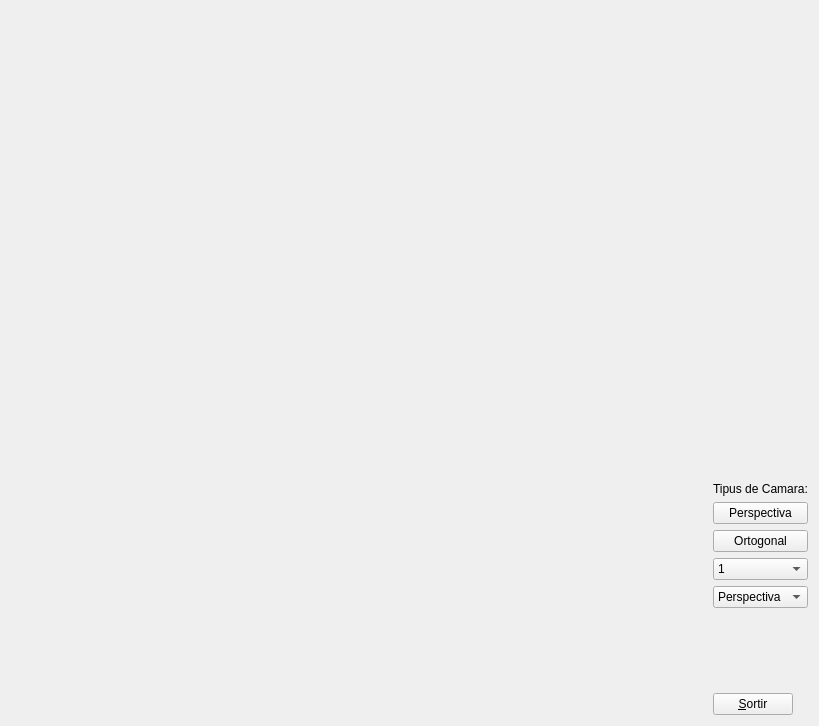
<?xml version="1.0" encoding="UTF-8"?>
<ui version="4.0">
 <class>MyForm</class>
 <widget class="QWidget" name="MyForm">
  <property name="geometry">
   <rect>
    <x>0</x>
    <y>0</y>
    <width>819</width>
    <height>726</height>
   </rect>
  </property>
  <property name="windowTitle">
   <string>IDI-Lab</string>
  </property>
  <layout class="QHBoxLayout" name="horizontalLayout">
   <item>
    <widget class="MyGLWidget" name="widget" native="true">
     <property name="sizePolicy">
      <sizepolicy hsizetype="Expanding" vsizetype="Expanding">
       <horstretch>0</horstretch>
       <verstretch>0</verstretch>
      </sizepolicy>
     </property>
    </widget>
   </item>
   <item>
    <layout class="QVBoxLayout" name="verticalLayout">
     <item>
      <spacer name="verticalSpacer">
       <property name="orientation">
        <enum>Qt::Vertical</enum>
       </property>
       <property name="sizeHint" stdset="0">
        <size>
         <width>20</width>
         <height>40</height>
        </size>
       </property>
      </spacer>
     </item>
     <item>
      <spacer name="verticalSpacer_3">
       <property name="orientation">
        <enum>Qt::Vertical</enum>
       </property>
       <property name="sizeHint" stdset="0">
        <size>
         <width>20</width>
         <height>40</height>
        </size>
       </property>
      </spacer>
     </item>
     <item>
      <spacer name="verticalSpacer_4">
       <property name="orientation">
        <enum>Qt::Vertical</enum>
       </property>
       <property name="sizeHint" stdset="0">
        <size>
         <width>20</width>
         <height>40</height>
        </size>
       </property>
      </spacer>
     </item>
     <item>
      <spacer name="verticalSpacer_5">
       <property name="orientation">
        <enum>Qt::Vertical</enum>
       </property>
       <property name="sizeHint" stdset="0">
        <size>
         <width>20</width>
         <height>40</height>
        </size>
       </property>
      </spacer>
     </item>
     <item>
      <spacer name="verticalSpacer_6">
       <property name="orientation">
        <enum>Qt::Vertical</enum>
       </property>
       <property name="sizeHint" stdset="0">
        <size>
         <width>20</width>
         <height>40</height>
        </size>
       </property>
      </spacer>
     </item>
     <item>
      <spacer name="verticalSpacer_7">
       <property name="orientation">
        <enum>Qt::Vertical</enum>
       </property>
       <property name="sizeHint" stdset="0">
        <size>
         <width>20</width>
         <height>40</height>
        </size>
       </property>
      </spacer>
     </item>
     <item>
      <widget class="QLabel" name="label">
       <property name="text">
        <string>Tipus de Camara:</string>
       </property>
      </widget>
     </item>
     <item>
      <widget class="QPushButton" name="perspectiveButton">
       <property name="text">
        <string>Perspectiva</string>
       </property>
      </widget>
     </item>
     <item>
      <widget class="QPushButton" name="ortogonalButton">
       <property name="text">
        <string>Ortogonal</string>
       </property>
      </widget>
     </item>
     <item>
      <widget class="QComboBox" name="comboBox_2">
       <item>
        <property name="text">
         <string>1</string>
        </property>
       </item>
       <item>
        <property name="text">
         <string>2</string>
        </property>
       </item>
       <item>
        <property name="text">
         <string>3</string>
        </property>
       </item>
      </widget>
     </item>
     <item>
      <widget class="QComboBox" name="comboBox">
       <item>
        <property name="text">
         <string>Perspectiva</string>
        </property>
       </item>
       <item>
        <property name="text">
         <string>Ortogonal</string>
        </property>
       </item>
      </widget>
     </item>
     <item>
      <spacer name="verticalSpacer_2">
       <property name="orientation">
        <enum>Qt::Vertical</enum>
       </property>
       <property name="sizeHint" stdset="0">
        <size>
         <width>20</width>
         <height>40</height>
        </size>
       </property>
      </spacer>
     </item>
     <item>
      <widget class="QPushButton" name="pushButton">
       <property name="sizePolicy">
        <sizepolicy hsizetype="Fixed" vsizetype="Fixed">
         <horstretch>0</horstretch>
         <verstretch>0</verstretch>
        </sizepolicy>
       </property>
       <property name="text">
        <string>&amp;Sortir</string>
       </property>
      </widget>
     </item>
    </layout>
   </item>
  </layout>
 </widget>
 <customwidgets>
  <customwidget>
   <class>MyGLWidget</class>
   <extends>QWidget</extends>
   <header>MyGLWidget.h</header>
   <container>1</container>
   <slots>
    <signal>sendText(QString)</signal>
    <slot>changeToOrtho()</slot>
    <slot>changeToPerspective()</slot>
    <slot>changeCamera(QString)</slot>
    <slot>changePos(int)</slot>
   </slots>
  </customwidget>
 </customwidgets>
 <resources/>
 <connections>
  <connection>
   <sender>pushButton</sender>
   <signal>clicked()</signal>
   <receiver>MyForm</receiver>
   <slot>close()</slot>
   <hints>
    <hint type="sourcelabel">
     <x>796</x>
     <y>596</y>
    </hint>
    <hint type="destinationlabel">
     <x>839</x>
     <y>529</y>
    </hint>
   </hints>
  </connection>
  <connection>
   <sender>ortogonalButton</sender>
   <signal>clicked()</signal>
   <receiver>widget</receiver>
   <slot>changeToOrtho()</slot>
   <hints>
    <hint type="sourcelabel">
     <x>758</x>
     <y>579</y>
    </hint>
    <hint type="destinationlabel">
     <x>352</x>
     <y>362</y>
    </hint>
   </hints>
  </connection>
  <connection>
   <sender>perspectiveButton</sender>
   <signal>clicked()</signal>
   <receiver>widget</receiver>
   <slot>changeToPerspective()</slot>
   <hints>
    <hint type="sourcelabel">
     <x>758</x>
     <y>539</y>
    </hint>
    <hint type="destinationlabel">
     <x>352</x>
     <y>362</y>
    </hint>
   </hints>
  </connection>
  <connection>
   <sender>comboBox</sender>
   <signal>activated(QString)</signal>
   <receiver>widget</receiver>
   <slot>changeCamera(QString)</slot>
   <hints>
    <hint type="sourcelabel">
     <x>758</x>
     <y>585</y>
    </hint>
    <hint type="destinationlabel">
     <x>352</x>
     <y>362</y>
    </hint>
   </hints>
  </connection>
  <connection>
   <sender>widget</sender>
   <signal>sendText(QString)</signal>
   <receiver>comboBox</receiver>
   <slot>setCurrentText(QString)</slot>
   <hints>
    <hint type="sourcelabel">
     <x>352</x>
     <y>362</y>
    </hint>
    <hint type="destinationlabel">
     <x>758</x>
     <y>585</y>
    </hint>
   </hints>
  </connection>
  <connection>
   <sender>comboBox_2</sender>
   <signal>activated(int)</signal>
   <receiver>widget</receiver>
   <slot>changePos(int)</slot>
   <hints>
    <hint type="sourcelabel">
     <x>758</x>
     <y>553</y>
    </hint>
    <hint type="destinationlabel">
     <x>352</x>
     <y>362</y>
    </hint>
   </hints>
  </connection>
  <connection>
   <sender>widget</sender>
   <signal>sendText(QString)</signal>
   <receiver>comboBox_2</receiver>
   <slot>setCurrentText(QString)</slot>
   <hints>
    <hint type="sourcelabel">
     <x>352</x>
     <y>362</y>
    </hint>
    <hint type="destinationlabel">
     <x>758</x>
     <y>553</y>
    </hint>
   </hints>
  </connection>
 </connections>
</ui>
